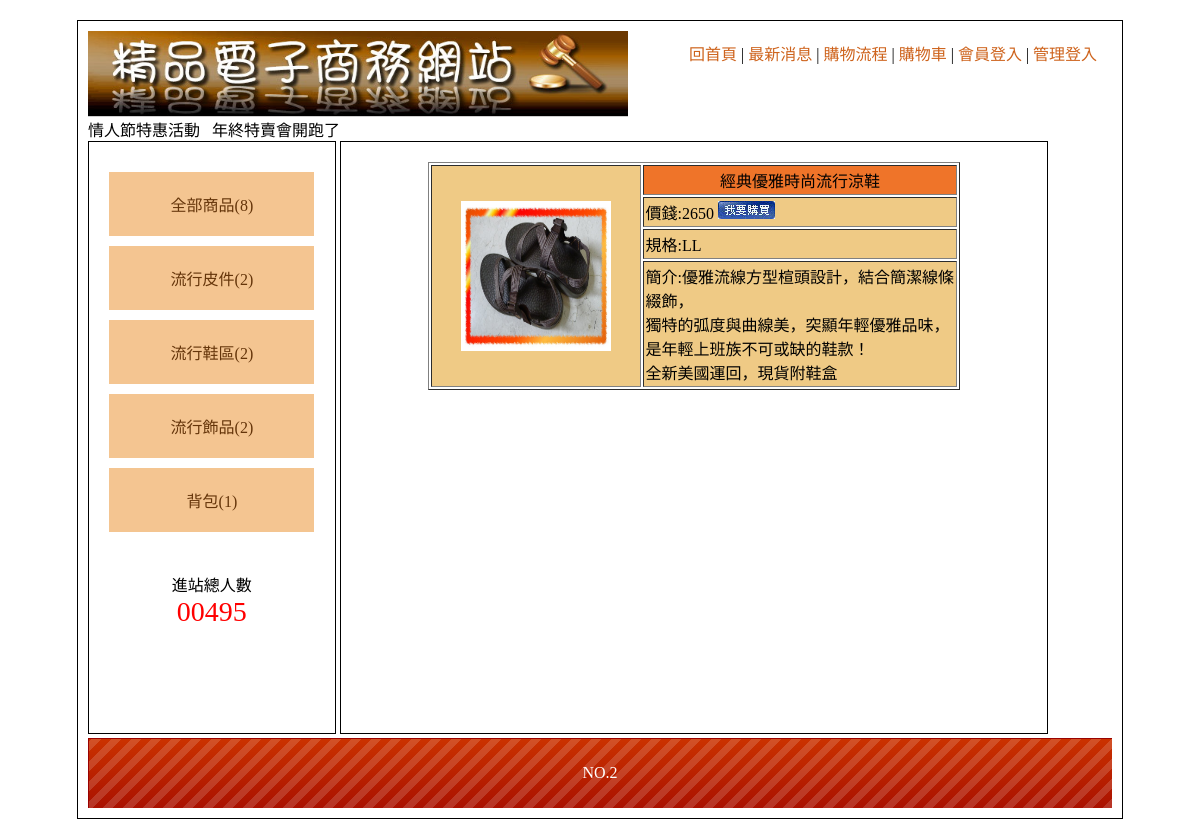
The page /index.php?do=item&item2=4 on the database its author committed.
### tables this page shows
CREATE TABLE `item1` (
  `item1_seq` int(10) UNSIGNED NOT NULL,
  `item1_txt` text NOT NULL
);

CREATE TABLE `item3` (
  `item3_seq` int(10) UNSIGNED NOT NULL,
  `item3_txt` text NOT NULL,
  `item3_price` int(10) NOT NULL,
  `item3_type` text NOT NULL,
  `item3_howmuch` int(10) NOT NULL,
  `item3_img` text NOT NULL,
  `item3_con` text NOT NULL,
  `item3_i1` int(10) NOT NULL,
  `item3_i2` int(10) NOT NULL,
  `item3_display` int(2) NOT NULL
);

CREATE TABLE `bot` (
  `bot_seq` int(10) UNSIGNED NOT NULL,
  `bot_txt` text NOT NULL
);

### leftlist.php (the view, shortened to what this page needs)
<?php
$sql = "select * from item3";
$c1  = mysqli_query($link,$sql);
$row = mysqli_num_rows($c1);
$sql = "select * from item1";
$c1  = mysqli_query($link,$sql);
$c2  = mysqli_fetch_assoc($c1);
?>
<div class=""><a href="index.php?do=all">全部商品(<?=$row?>)</a></div>
<?php do{
        $sqll = "select * from item2 where item2_i1 = '".$c2["item1_seq"]."'";
        $cc1  = mysqli_query($link,$sqll);
        $row  = mysqli_num_rows($cc1);
    ?>
    <div class="mainmu"><a href="index.php?do=item&item1=<?=$c2['item1_seq']?>"><?=$c2["item1_txt"]?>(<?=$row?>)</a>
    </div>
<?php
}while($c2 = mysqli_fetch_assoc($c1))
 ?>

### index.php (shortened to what this page needs)
<!DOCTYPE html PUBLIC "-//W3C//DTD XHTML 1.0 Transitional//EN" "http://www.w3.org/TR/xhtml1/DTD/xhtml1-transitional.dtd">
<?php
include_once("head.php");
?><body>
	<div id="main" style="width:1024px;">
    	<div id="top">
        	<a href="index.php">
            	<img src="./home_files/0416.jpg" width="540">
            </a>
                        <div style="padding:10px;width:413px;float:right">
                <a href="?">回首頁</a> |
                <a href="?do=news">最新消息</a> |
                <a href="?do=look">購物流程</a> |
                <a href="?do=buycar">購物車</a> |
                <?php if(!empty($_SESSION["consumer"])){
                        echo "<a href='logout.php'>登出 </a>"."|";
                }else{ ?>
                                <a href="?do=login">會員登入</a> | <?php } ?>
                                <a href="?do=adminlog">管理登入</a>
           </div>
                <marquee>情人節特惠活動 &nbsp; 年終特賣會開跑了   </marquee>      </div>
        <div id="left" class="ct" style="overflow:auto;">
        	<div style="min-height:400px;">
                        <?php include_once("leftlist.php");?>
        	            </div>
                        <span>
            	<div>進站總人數</div>
                <div style="color:#f00; font-size:28px;">
                	00495                </div>
            </span>
                    </div>
        <div id="right" style="overflow:auto;">
                <?php include_once($dolist[$do]); ?>
        	        </div>
                        <?php
					$sql = "select * from bot";
					$c1  = mysqli_query($link,$sql);
					$c2  = mysqli_fetch_assoc($c1);
					?>
	<div  style="line-height:70px; color:#FFF; background:url(icon/bot.png);" class="ct">
        <?=$c2["bot_txt"]?>   </div>
    </div>
</body></html>

### indexitem.php
<?php
if(!empty($_GET["item1"])){
    $sql = "select * from item3 where item3_display = '1' and item3_i1 = '".$_GET["item1"]."'";
    $c1  = mysqli_query($link,$sql);
    $c2  = mysqli_fetch_assoc($c1);
    $row = mysqli_num_rows($c1);
}else if(!empty($_GET["item2"])){
    $sql = "select * from item3 where item3_display = '1' and item3_i2 = '".$_GET["item2"]."'";
    $c1  = mysqli_query($link,$sql);
    $c2  = mysqli_fetch_assoc($c1);
    $row = mysqli_num_rows($c1);
}
?>
<div style="overflow:auto;" >
<?php
if($row >= 1){
    do{ ?>
<table width="80%" border="1" cellspacing="2" cellpadding="2" align="center">
  <tr>
    <td width="40%" rowspan="4" align="center" valign="middle" class="pp"><a href='index.php?do=itemdata&seq=<?=$c2["item3_seq"]?>'><img src="img/<?=$c2["item3_img"]?>" width="150" height="150"></a></td>
    <td align="center" valign="middle" class="tt"><?=$c2["item3_txt"]?></td>
  </tr>
  <tr>
    <td align="left" valign="middle" class="pp">價錢:<?=$c2["item3_price"]?> <a href='buyapi.php?seq=<?=$c2["item3_seq"]?>'><img src='img/0402.jpg'></a></td>
  </tr>
  <tr>
    <td align="left" valign="middle" class="pp">規格:<?=$c2["item3_type"]?></td>
  </tr>
  <tr>
    <td align="left" valign="middle" class="pp">簡介:<?=nl2br($c2["item3_con"])?></td>
  </tr>
</table>
<?php }while($c2  = mysqli_fetch_assoc($c1));
    }else{ echo "此區無商品哦！"; } ?>
</div>

### home_files/css.css (style rules this page uses)
body { font-family:"微軟正黑體"; }
#main { width:1034px; padding:10px; margin:20px auto 20px auto; border:#000 solid 1px; min-height:768px; }
#top a { color:#CE631C; text-decoration:none; }
#left { display:inline-block; width:20%; padding:2%; height:550px; vertical-align:top; border:#000 1px solid; overflow:scroll; }
#left a { display:block; padding:20px 5px 20px 5px; text-decoration:none; background:#F4C591; margin:10px auto 10px auto; color:#65350A; }
.ct { text-align:center; }
#right { display:inline-block; width:65%; padding:2%; height:550px; border:#000 1px solid; overflow:scroll; }
.tt { background:#EF7429; }
.pp { background:#EFCA85; }

### rows shown on the page
item1: item1_txt "流行皮件", row "2"
item1: item1_txt "流行鞋區", row "2"
item1: item1_txt "流行飾品", row "2"
item1: item1_txt "背包", row "1"
item3: item3_img (picture), item3_txt "經典優雅時尚流行涼鞋", item3_price "2650", item3_type "LL", item3_con "優雅流線方型楦頭設計，結合簡潔線條綴飾， 獨特的弧度與曲線美，突顯年輕優雅品味， 是年輕上班族不可或缺的鞋款！ 全新美國運回，現貨附鞋盒"
bot: bot_txt "NO.2"

### other values the page prints
$row "8"
